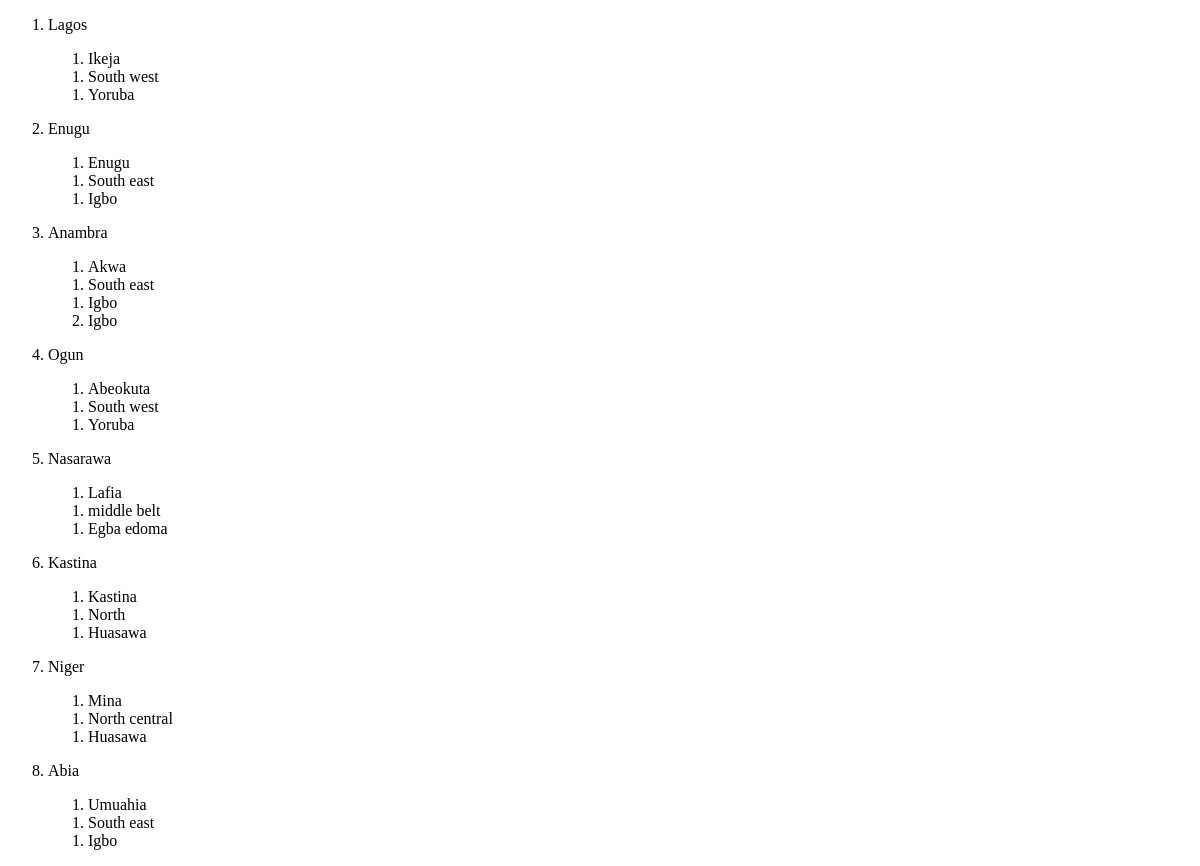
Before: / with the older database file.
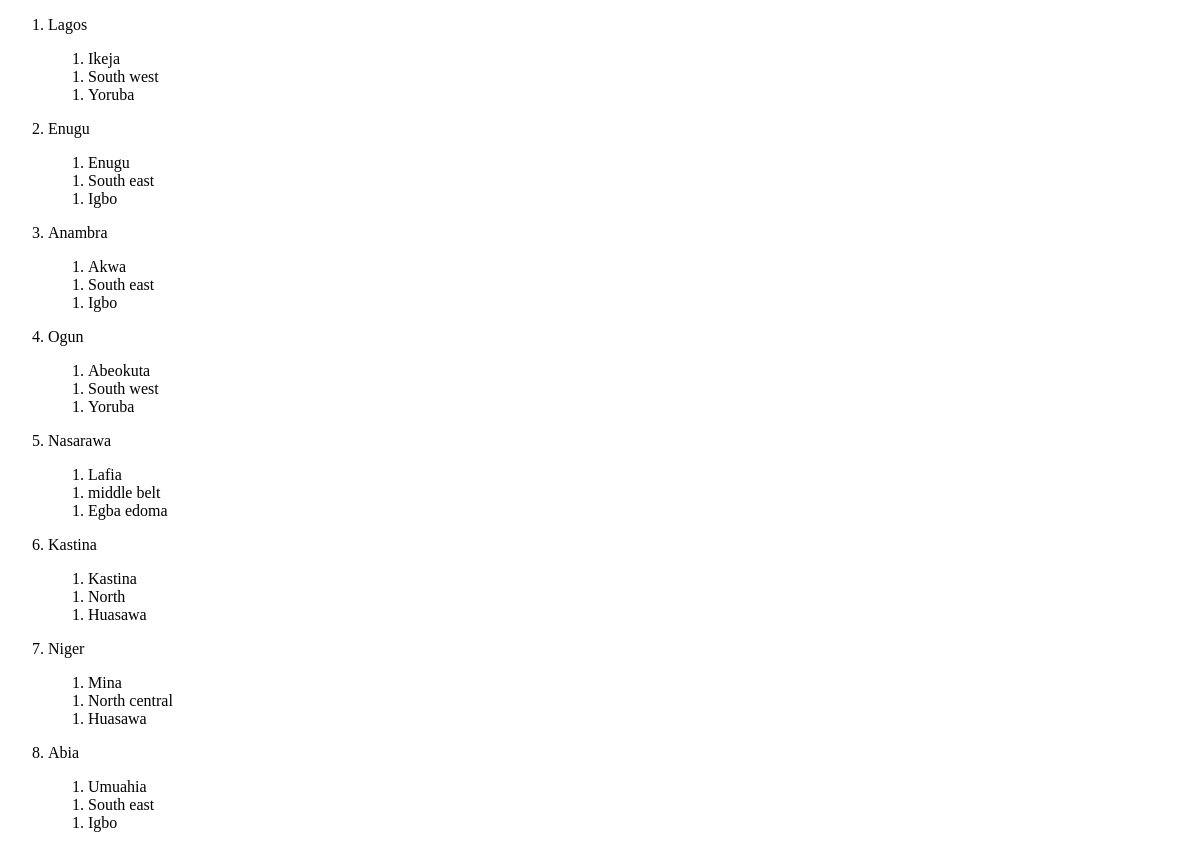
After: the same page with the newer database file.
### practice/models.py (models this page shows, shortened)
class State(models.Model):
    state_text = models.CharField(max_length=50)
    create_date = models.DateTimeField('date created')

class Capital(models.Model):
    state = models.ForeignKey(State, on_delete=models.CASCADE)
    capital_text = models.CharField(max_length=50)

class Region(models.Model):
    region = models.ForeignKey(State, on_delete=models.CASCADE)
    region_text = models.CharField(max_length=50)

class Tribe(models.Model):
    tribe = models.ForeignKey(State, on_delete=models.CASCADE)
    tribe_text = models.CharField(max_length=50)

### practice/views.py (the view)
# urls.py: path('', views.index, name='index')
def index(request):
    states = State.objects.all()
    context = {
        "states": states
    }
    return render(request, "practice/index.html", context)

### practice/templates/practice/index.html (shortened to what this page needs)
<!DOCTYPE html>
<html lang="en">
<head>
</head>
<body>
{% block content %}
    <ol>
    {% for state in states %}
    <li>
        <p>{{ state.state_text }}</p>
        <ol>
            {% for capital in state.capital_set.all %}
            <li>{{ capital.capital_text }}</li>
            {% endfor %}
        </ol>
        <ol>
            {% for region in state.region_set.all %}
                <li>{{ region.region_text }}</li>
            {% endfor %}
        </ol>
        <ol>
            {% for tribe in state.tribe_set.all %}
            <li>{{ tribe.tribe_text }}</li>
            {% endfor %}
        </ol>
    </li>
    {% endfor %}
    </ol>
{% endblock content %}
</body>
</html>

Changed rows visible on the page:
removed Tribe: tribe_text "Igbo", shown under State "Anambra"
